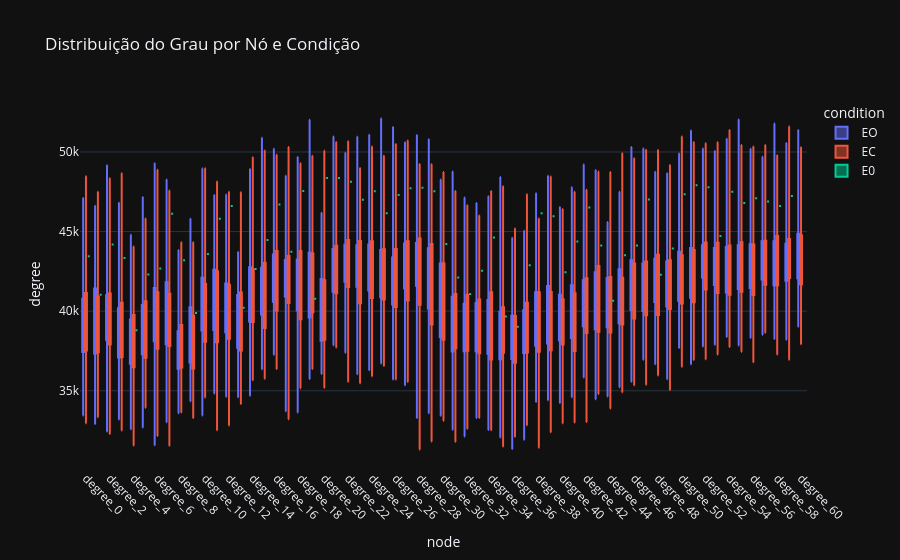

Here is the notebook cell this chart was saved with:
### Code cell
fig = px.box(
    df_degree_long,
    x="node",
    y="degree",
    color="condition",
    title="Distribuição do Grau por Nó e Condição",
    points=False
)
fig.update_layout(xaxis_tickangle=45)
fig.show()

### Figure 1 — Plotly figure (JSON) as saved in the notebook; plotly's stock layout.template omitted (floating-point values rounded to 4 significant figures; data arrays with more than 128 entries replaced by an {"elided": "..."} marker saying what was removed)
{"data": [{"alignmentgroup": "True", "boxpoints": false, "hovertemplate": "condition=EO<br>node=%{x}<br>degree=%{y}<extra></extra>", "legendgroup": "EO", "marker": {"color": "#636efa"}, "name": "EO", "notched": false, "offsetgroup": "EO", "orientation": "v", "showlegend": true, "type": "box", "x": {"elided": "5002 str values"}, "x0": " ", "xaxis": "x", "y": {"elided": "5002 float values"}, "y0": " ", "yaxis": "y"}, {"alignmentgroup": "True", "boxpoints": false, "hovertemplate": "condition=EC<br>node=%{x}<br>degree=%{y}<extra></extra>", "legendgroup": "EC", "marker": {"color": "#EF553B"}, "name": "EC", "notched": false, "offsetgroup": "EC", "orientation": "v", "showlegend": true, "type": "box", "x": {"elided": "5002 str values"}, "x0": " ", "xaxis": "x", "y": {"elided": "5002 float values"}, "y0": " ", "yaxis": "y"}, {"alignmentgroup": "True", "boxpoints": false, "hovertemplate": "condition=E0<br>node=%{x}<br>degree=%{y}<extra></extra>", "legendgroup": "E0", "marker": {"color": "#00cc96"}, "name": "E0", "notched": false, "offsetgroup": "E0", "orientation": "v", "showlegend": true, "type": "box", "x": ["degree_0", "degree_1", "degree_2", "degree_3", "degree_4", "degree_5", "degree_6", "degree_7", "degree_8", "degree_9", "degree_10", "degree_11", "degree_12", "degree_13", "degree_14", "degree_15", "degree_16", "degree_17", "degree_18", "degree_19", "degree_20", "degree_21", "degree_22", "degree_23", "degree_24", "degree_25", "degree_26", "degree_27", "degree_28", "degree_29", "degree_30", "degree_31", "degree_32", "degree_33", "degree_34", "degree_35", "degree_36", "degree_37", "degree_38", "degree_39", "degree_40", "degree_41", "degree_42", "degree_43", "degree_44", "degree_45", "degree_46", "degree_47", "degree_48", "degree_49", "degree_50", "degree_51", "degree_52", "degree_53", "degree_54", "degree_55", "degree_56", "degree_57", "degree_58", "degree_59", "degree_60"], "x0": " ", "xaxis": "x", "y": [43450.0, 41030.0, 44200.0, 43340.0, 38800.0, 42310.0, 42680.0, 46120.0, 43210.0, 39890.0, 43590.0, 45800.0, 46610.0, 40220.0, 42650.0, 44470.0, 46710.0, 43740.0, 47550.0, 40780.0, 48370.0, 48370.0, 48140.0, 47000.0, 47530.0, 46150.0, 47310.0, 47720.0, 47750.0, 47540.0, 44220.0, 42120.0, 41090.0, 42540.0, 44630.0, 39670.0, 39020.0, 42880.0, 46150.0, 45960.0, 42450.0, 44380.0, 46520.0, 44130.0, 40650.0, 43520.0, 44120.0, 47010.0, 42290.0, 43950.0, 47350.0, 47920.0, 47790.0, 44720.0, 47510.0, 46800.0, 47100.0, 46890.0, 46600.0, 47230.0, NaN], "y0": " ", "yaxis": "y"}], "layout": {"boxmode": "group", "legend": {"title": {"text": "condition"}, "tracegroupgap": 0}, "title": {"text": "Distribuição do Grau por Nó e Condição"}, "xaxis": {"anchor": "y", "domain": [0, 1], "tickangle": 45, "title": {"text": "node"}}, "yaxis": {"anchor": "x", "domain": [0, 1], "title": {"text": "degree"}}}}
